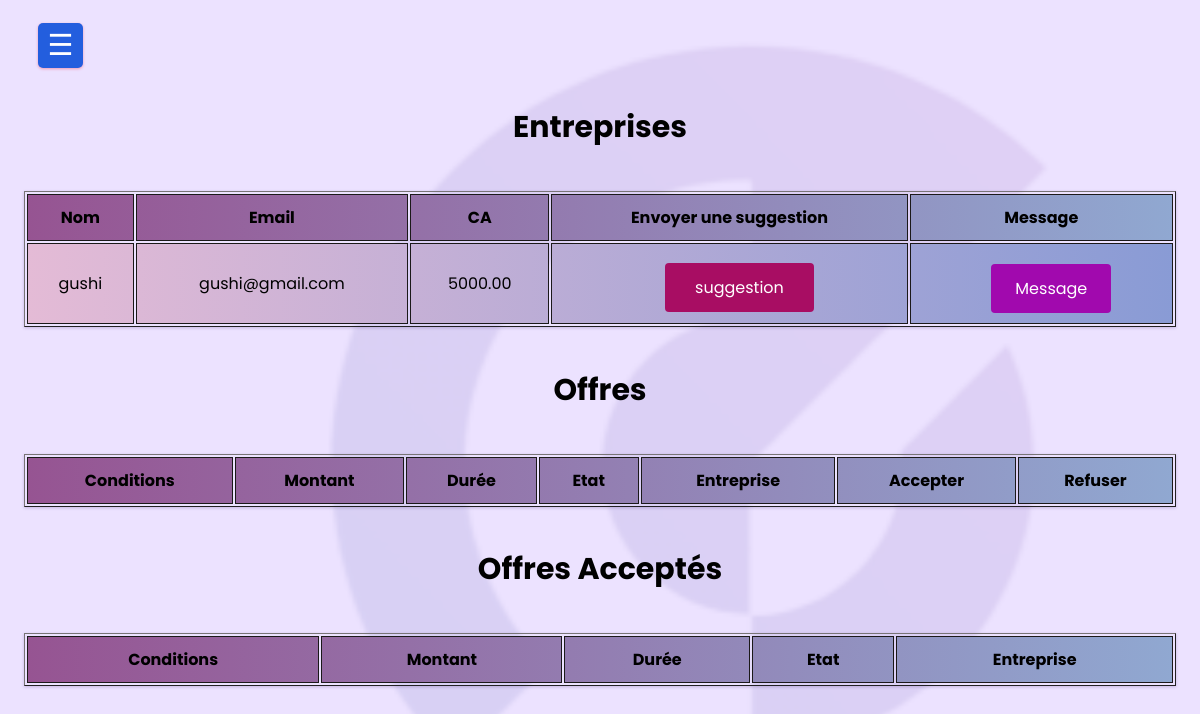
/influenceur.php (signed in), run on an earlier commit of the app's database.
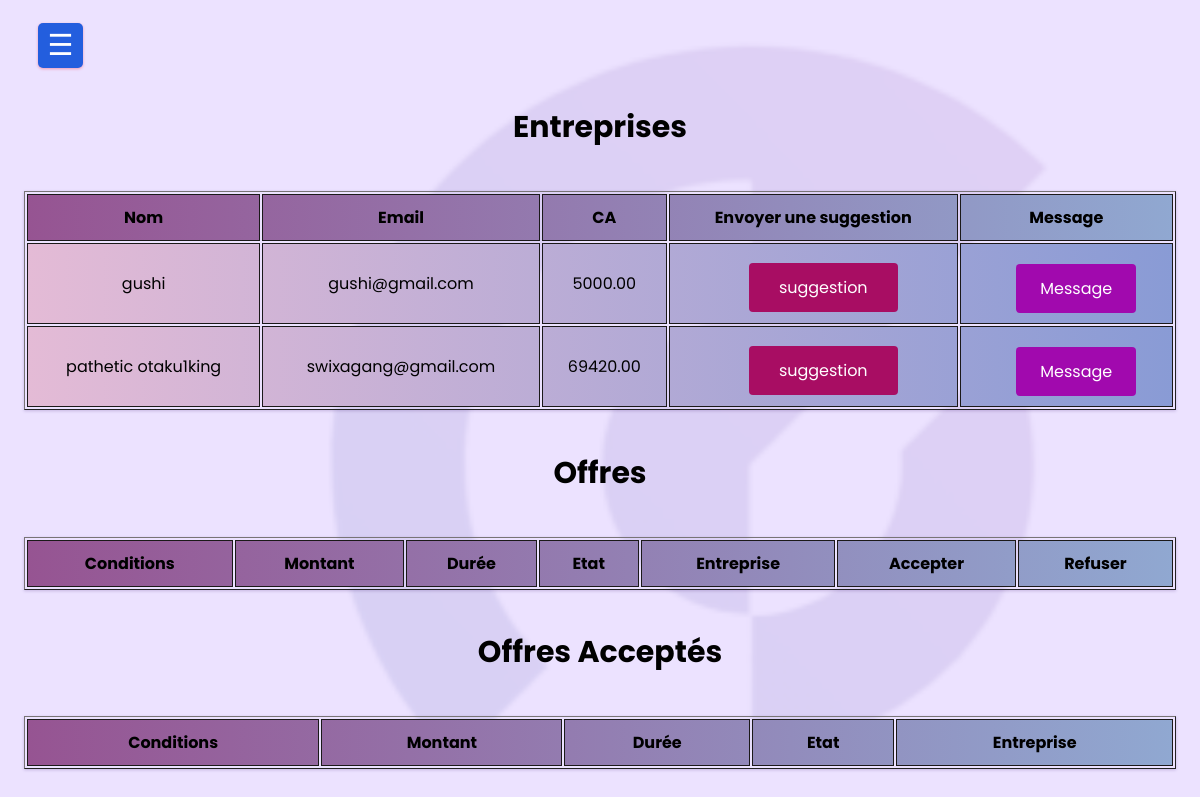
And on a later commit of the database.
### tables this page shows
CREATE TABLE `entreprise` (
  `id` int(11) NOT NULL,
  `nom` varchar(255) NOT NULL,
  `telephone` varchar(20) DEFAULT NULL,
  `email` varchar(255) NOT NULL,
  `logo` varchar(255) DEFAULT NULL,
  `site` varchar(255) DEFAULT NULL,
  `ca` decimal(20,2) DEFAULT NULL,
  `domaine` varchar(255) DEFAULT NULL,
  `password` varchar(255) NOT NULL
);

### influenceur.php (the view, shortened to what this page needs)
<!DOCTYPE html>
<html lang="en">
<head>
    <link rel="stylesheet" href="./css/influenceur.css">
    <link rel="stylesheet" href="https://cdnjs.cloudflare.com/ajax/libs/font-awesome/4.7.0/css/font-awesome.min.css">
</head>
<body>
<label for="check">
    <div id="btn">&#9776;</div>
</label>
  <main>
    </main>
<div class="main">
<?php
include 'database.php';
$sql = "SELECT * FROM entreprise";
$result = $conn->query($sql);
echo "<h2>Entreprises</h2>";
    echo "<table border='1'>
    <tr>
    <th>Nom</th>
    <th>Email</th>
    <th>CA</th>
    <th> Envoyer une suggestion </th>
    <th>Message</th>
    </tr>";
    while($row = $result->fetch_assoc()) {
        echo "<tr>";
        echo "<td>" . $row['nom'] . "</td>";
        echo "<td>" . $row['email'] . "</td>";
        echo "<td>" . $row['ca'] . "</td>";
        echo "<td>";
        echo "<form method='post'>";
        echo "<button type='button' class='suggestion-btn'>suggestion</button>";
        echo "</form>";
        echo "</td>";
        echo "<td>";
        echo "<form method='post'>";
        echo "<button type='submit' class='message-btn' name='message'>Message</button>";
        echo "</form>";
        echo "</td>";
        echo "</tr>";
    }
    echo "</table>";
           ?>
<?php
    echo "<h2>Offres</h2>";
    echo "<table border='1'>
    <tr>
    <th>Conditions</th>
    <th>Montant</th>
    <th>Durée</th>
    <th>Etat</th>
    <th>Entreprise</th>
    <th>Accepter</th>
    <th>Refuser</th>
    </tr>";
    echo "</table>";
           ?>
<?php
    echo "<h2> Offres Acceptés </h2>";
    echo "<table border='1'>
    <tr>
    <th>Conditions</th>
    <th>Montant</th>
    <th>Durée</th>
    <th>Etat</th>
    <th>Entreprise</th>
    </tr>";
    echo "</table>";
?>
</div>
</body>
</html>

What changed in the data, as far as the page shows it:
added entreprise: nom "pathetic otaku1king", email "swixagang@gmail.com", ca "69420.00"
